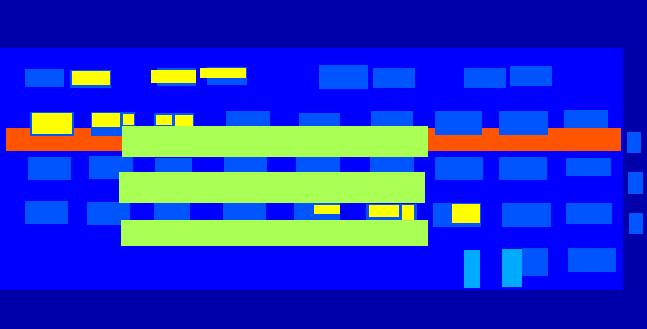
#> input picture Pix2Pix_Project/facades/A/test/cmp_b0301.png, 647 x 329 px, found by its file name; its folder holds only this picture in this run
$ python combine_images.py
#> lines starting #> are read from the running program, lines starting #| are printed output that depends on the picture
import os
import numpy as np
import cv2
from tqdm import tqdm
from PIL import Image

# Based on https://github.com/junyanz/pytorch-CycleGAN-and-pix2pix/blob/master/datasets/combine_A_and_B.py

##
# This program performs a local dataset combination.
# Path A and path B must exist and contain subfolders named 'train' and 'test'
# A represents the input and B represents the expected output
##

# Paths variables (change these to use your own dataset)
PATH_A = os.path.realpath("facades/A")          # Represents the input image
PATH_B = os.path.realpath("facades/B")          # Represents the target image
PATH_AB = os.path.realpath("facades/AB")        # Represents the combined folder

# Function to write the combined images
def write_image(path_A, path_B, path_AB):
    im_A = Image.open(path_A)
#> im_A is the input picture: PIL image 647x329 P; mean R, G, B 34, 52.3, 196.6
    im_B = Image.open(path_B)

    im_A = add_border(im_A)
    im_B = add_border(im_B)
    im_AB = combine_imgs(im_A, im_B)
    im_AB.save(path_AB)

def add_border(img):
    ow, oh = img.size
#> ow = 647; oh = 329
    w = max(ow, oh)
#> w = 647
    out = Image.new('RGB', (w, w))
#> out: PIL image 647x647 RGB; every value is 0
    out.paste(img)
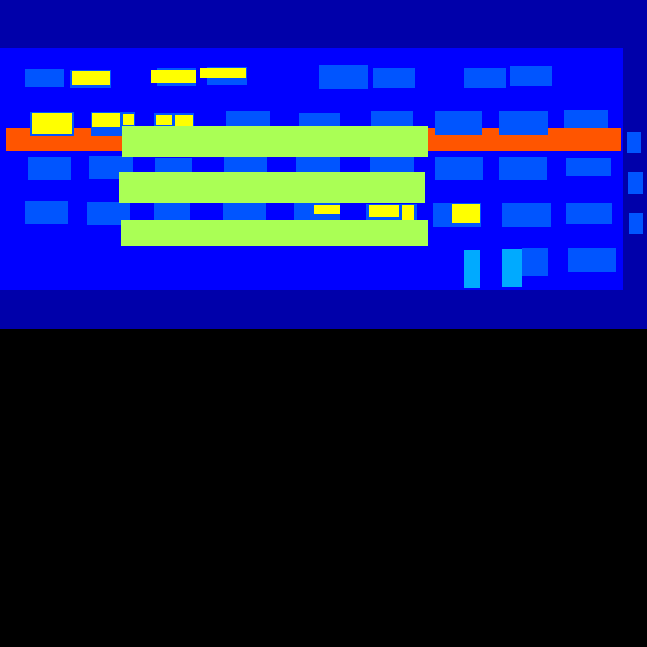
#> out: PIL image 647x647 RGB; mean R, G, B 17.3, 26.6, 99.9
    return out

def combine_imgs(img_a, img_b):
    w, h = img_a.size
#> w = 647; h = 647
    out = Image.new('RGB', (w * 2, h))
#> out: PIL image 1294x647 RGB; every value is 0
    out.paste(img_a)
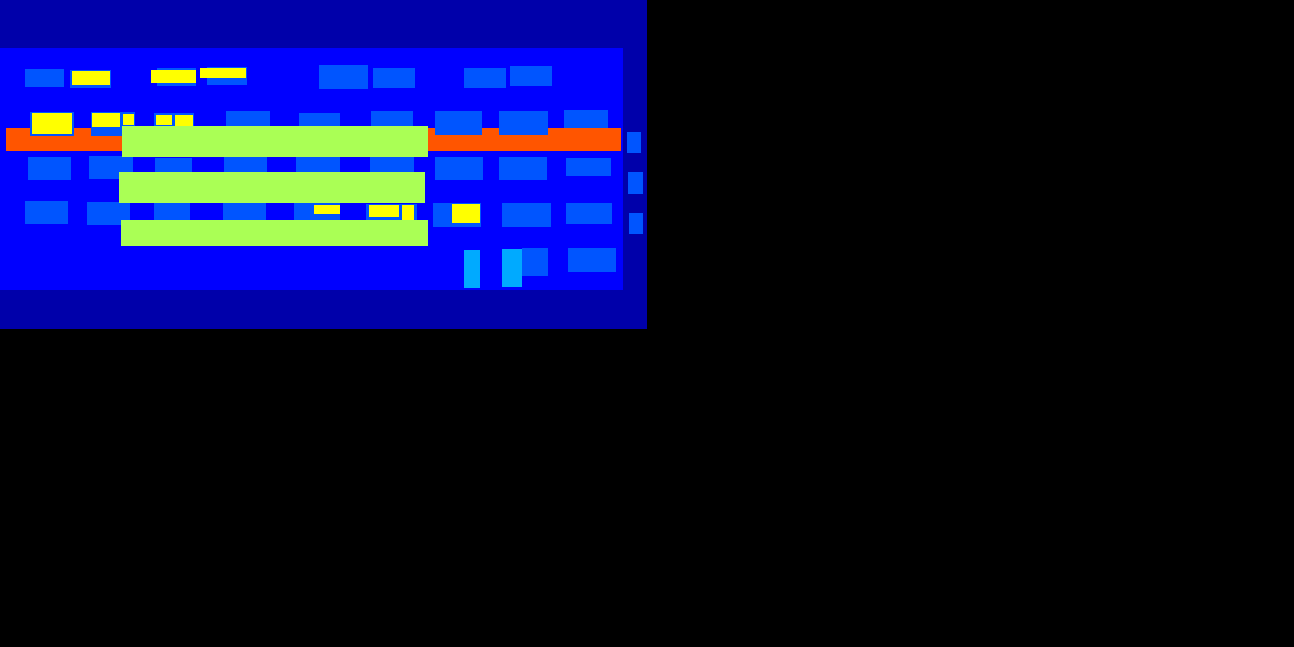
#> out: PIL image 1294x647 RGB; mean R, G, B 8.6, 13.3, 50
    out.paste(img_b, (w, 0))
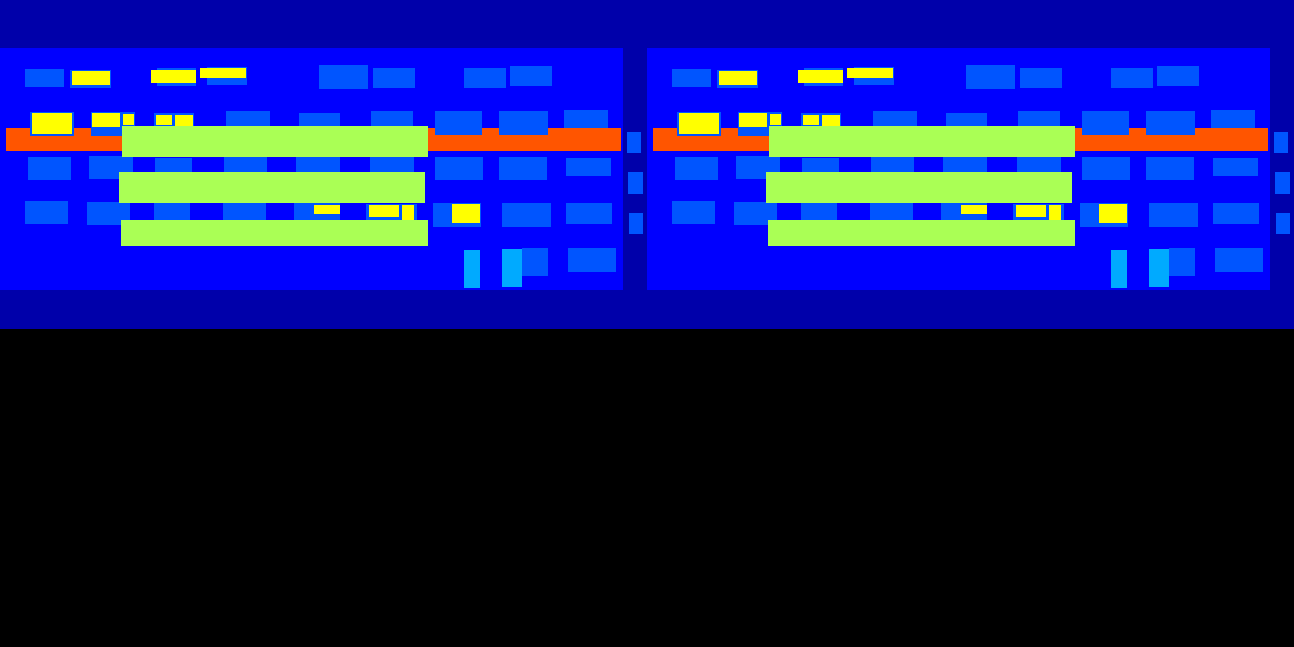
#> out: PIL image 1294x647 RGB; mean R, G, B 17.3, 26.6, 99.9
    return out


# Get the name of the buckets to be populated (default should be 'test' and 'train')
buckets = os.listdir(PATH_A)

# Iterate through the buckets
for bucket in buckets:
    # Define the folders for input and output images
    img_fold_A = os.path.join(PATH_A, bucket)
    img_fold_B = os.path.join(PATH_B, bucket)

    # Define the folder for the combined images
    img_fold_AB = os.path.join(PATH_AB, bucket)

    # List the images to be combined
    img_list = os.listdir(img_fold_A)

    # Create the destination folder if it does not exist
    if not os.path.isdir(img_fold_AB):
        os.makedirs(img_fold_AB)

    # Iterate through the images
    img_count = len(img_list)
    for n in tqdm(range(img_count)):

        # Get the name of the image in folder A and its resulting path
        name_A = img_list[n]
        path_A = os.path.join(img_fold_A, name_A)

        # Define the name of the image in folder B based on the name in folder B, same for path
        name_B = name_A
        path_B = os.path.join(img_fold_B, name_B)

        # Confirm that images have the same name in both folders
        if not os.path.isfile(path_B):
            ext_A = name_A.split('.')[1]
            ext_B = ""
            # If not, try a different file extension (SHOULD BE EITHER png OR jpg)
            if ext_A.lower() == "jpg":
                ext_B = ".png"
            elif ext_A.lower() == "png":
                ext_B = ".jpg"

            name_B = name_B.split('.')[0] + ext_B
            path_B = os.path.join(img_fold_B, name_B)

        if os.path.isfile(path_A) and os.path.isfile(path_B):
            # Define the name and path of the combined file
            name_AB = name_A
            path_AB = os.path.join(img_fold_AB, name_AB)
            # Write the combined file
            write_image(path_A, path_B, path_AB)
#> pass 2 of the loop `for bucket in buckets:`:
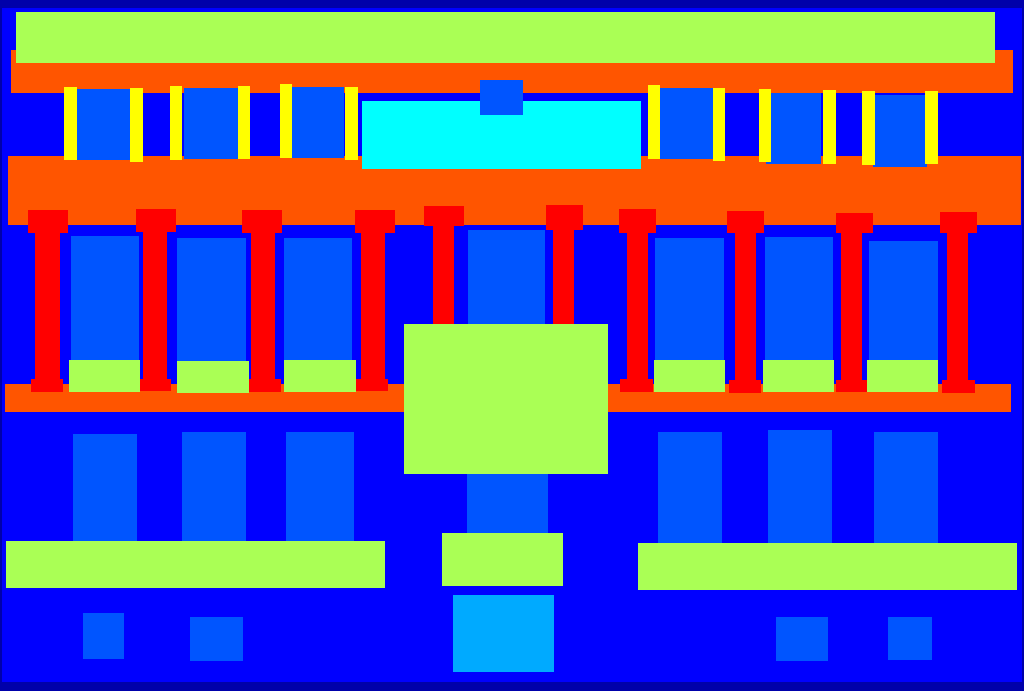
#> input picture Pix2Pix_Project/facades/A/train/cmp_b0004.png, 1024 x 691 px, found by its file name
#> in write_image, im_A is the input picture: PIL image 1024x691 P; mean R, G, B 89, 90.4, 163.6
#> in add_border (call 3), `out.paste(img)`:
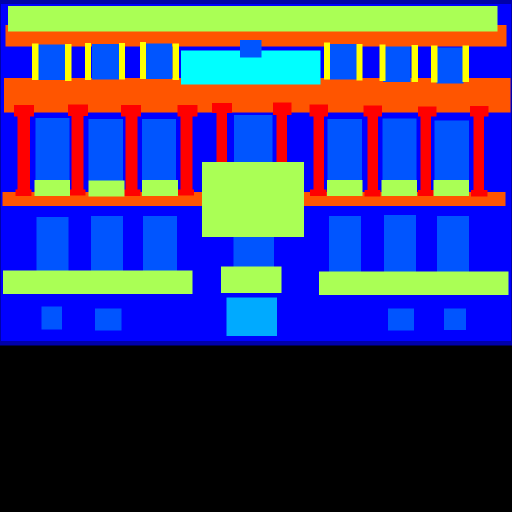
#> out: PIL image 1024x1024 RGB (shown at 1/2 size); mean R, G, B 60.1, 61, 110.4
#> in combine_imgs (call 2), `out.paste(img_b, (w, 0))`:
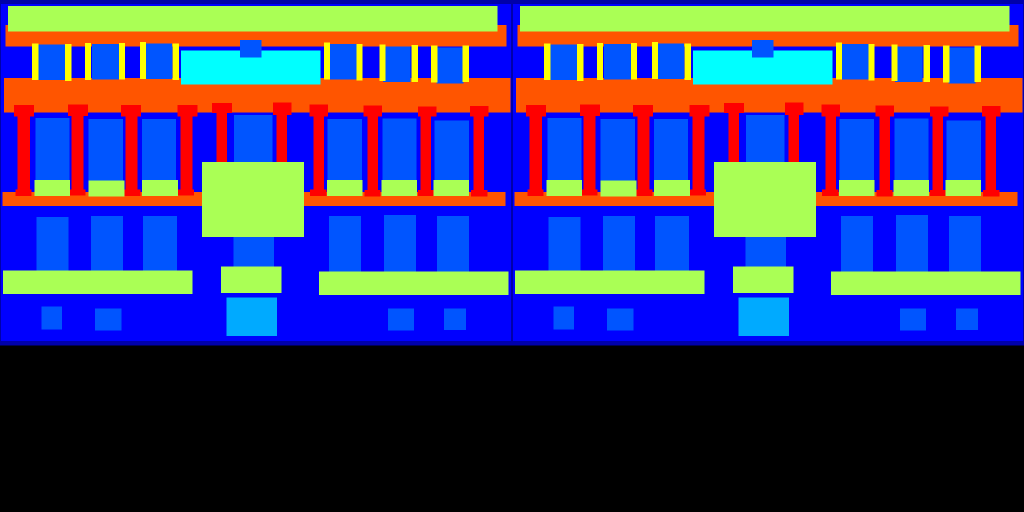
#> out: PIL image 2048x1024 RGB (shown at 1/2 size); mean R, G, B 60.1, 61, 110.4
